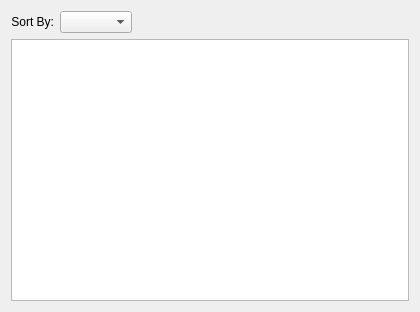
<?xml version="1.0" encoding="UTF-8"?>
<ui version="4.0">
 <class>TeamListView</class>
 <widget class="QWidget" name="TeamListView">
  <property name="geometry">
   <rect>
    <x>0</x>
    <y>0</y>
    <width>420</width>
    <height>312</height>
   </rect>
  </property>
  <property name="windowTitle">
   <string>Form</string>
  </property>
  <layout class="QVBoxLayout" name="verticalLayout">
   <item>
    <layout class="QHBoxLayout" name="horizontalLayout">
     <item>
      <widget class="QLabel" name="sort_label">
       <property name="text">
        <string>Sort By:</string>
       </property>
       <property name="alignment">
        <set>Qt::AlignRight|Qt::AlignTrailing|Qt::AlignVCenter</set>
       </property>
      </widget>
     </item>
     <item>
      <widget class="QComboBox" name="sort_combo_box"/>
     </item>
     <item>
      <spacer name="horizontalSpacer">
       <property name="orientation">
        <enum>Qt::Horizontal</enum>
       </property>
       <property name="sizeHint" stdset="0">
        <size>
         <width>40</width>
         <height>20</height>
        </size>
       </property>
      </spacer>
     </item>
    </layout>
   </item>
   <item>
    <widget class="QTableView" name="table">
     <attribute name="horizontalHeaderCascadingSectionResizes">
      <bool>true</bool>
     </attribute>
     <attribute name="verticalHeaderVisible">
      <bool>false</bool>
     </attribute>
    </widget>
   </item>
  </layout>
 </widget>
 <resources/>
 <connections/>
</ui>
